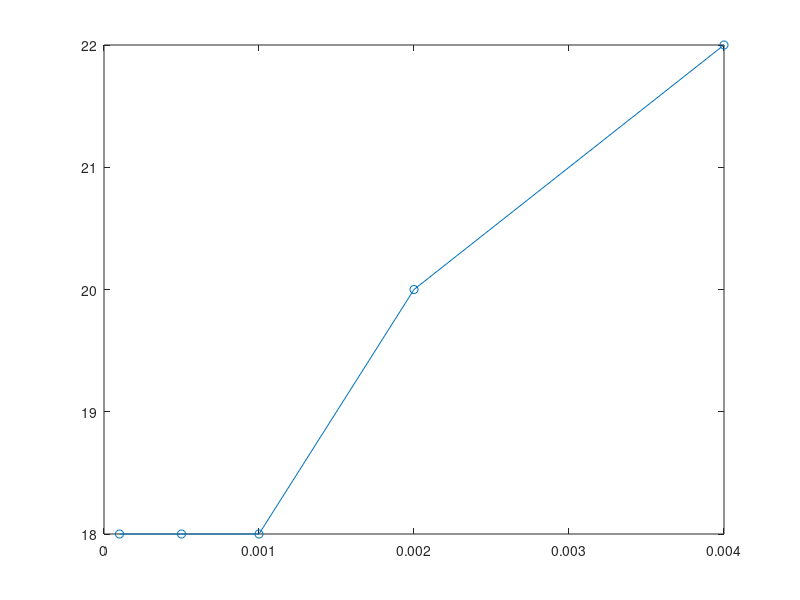
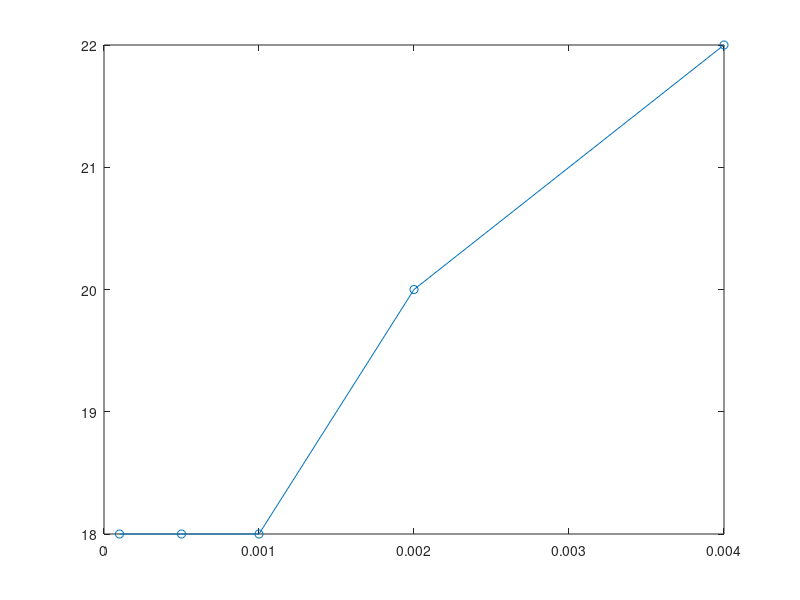
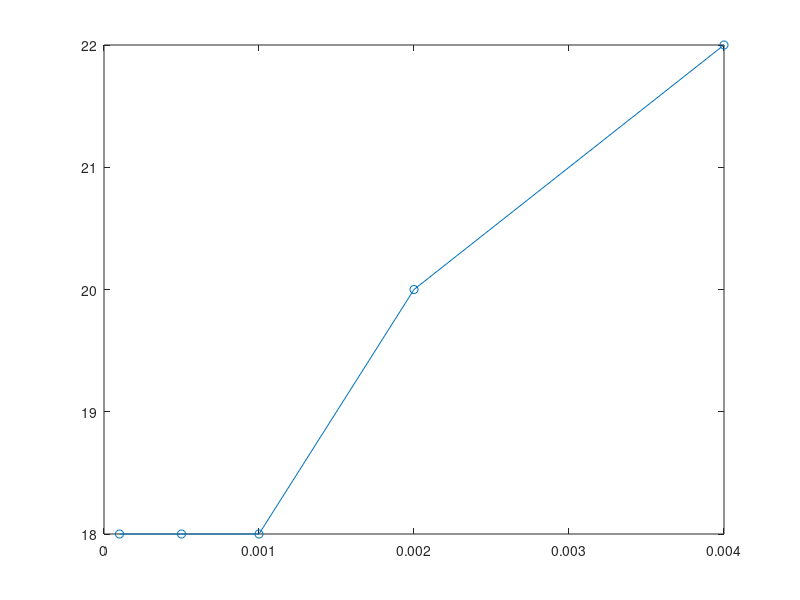
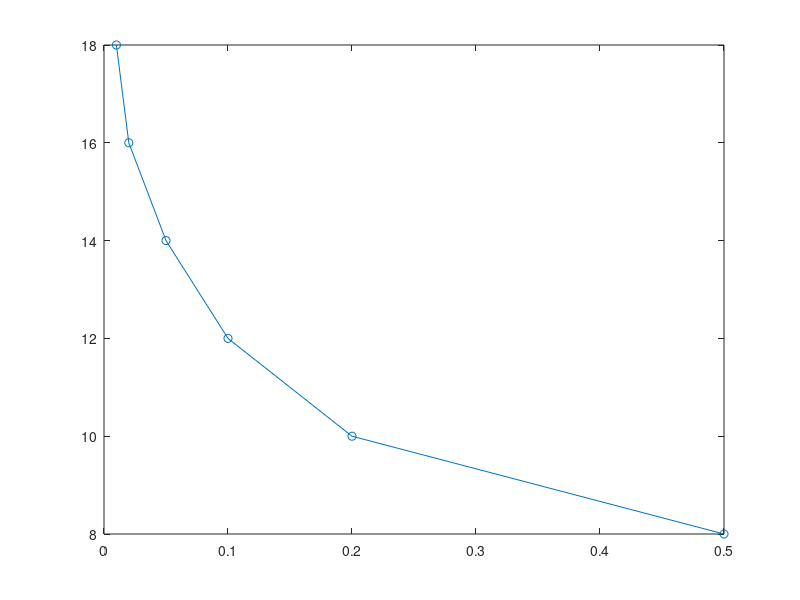

Reproduce these figures in MATLAB, in order.
clear;
clc;

a0=-1;
b0=3;


functions={@(x) 5^x+(2-cos(x))^2, @(x)(x-1)^2+exp(x-5)*sin(x+3), @(x) exp(-3*x)-(sin(x-2)-2)^2};

fnames={'f1', 'f2', 'f3'};


%a)

l=0.01;
e_values=[0.0001 0.0005 0.001 0.002 0.004];

for i=1:3
    f=functions{i};
    counter_e=zeros(size(e_values));

    for j=1:length(e_values)
        e=e_values(j);

        a=a0;
        b=b0;
        counter=0;

        while (b-a)>l

            x1=(a+b)/2-e;
            x2=(a+b)/2+e;

            f1=f(x1);
            counter=counter+1;

            f2=f(x2);
            counter=counter+1;

            if f1>f2
                a=x1;
            else
                b=x2;
            end
        end
     counter_e(j)=counter;
    end

    figure;
    plot(e_values, counter_e, '-o');
end


%b)

e=0.001;
l_values=[0.5 0.2 0.1 0.05 0.02 0.01];

for i=1:3
    f=functions{i};
    counters_l=zeros(size(l_values));

    for j=1:length(l_values)
        l=l_values(j);

        a=a0;
        b=b0;
        counter=0;

        while (b-a)>l
            x1=(a+b)/2-e;
            x2=(a+b)/2+e;

            f1=f(x1);
            counter=counter+1;

            f2=f(x2);
            counter=counter+1;

            if f1>f2
                a=x1;
            else
                b=x2;
            end
        end
        counters_l(j)=counter;
    end

    figure;
    plot(l_values, counters_l, '-o');
end


%c)

eps=0.001;
l_values_plot=[0.1 0.05 0.01];

for i=1:3
    f=functions{i};

    figure;
    hold on;

    for j=1:length(l_values_plot)
        l=l_values_plot(j);
        a=a0;
        b=b0;
        k=0;
        a_vals=[];
        b_vals=[];

        while (b-a)>l
            k=k+1;

            x1=(a+b)/2-eps;
            x2=(a+b)/2+eps;
            f1=f(x1);
            f2=f(x2);

            if f1>f2
                a=x1;
            else
                b=x2;
            end

            a_vals(k)=a;
            b_vals(k)=b;
        end

        k_vec=1:length(a_vals);
        plot(k_vec, a_vals, '-o');
        plot(k_vec, b_vals, '--o');
        
    end
end
